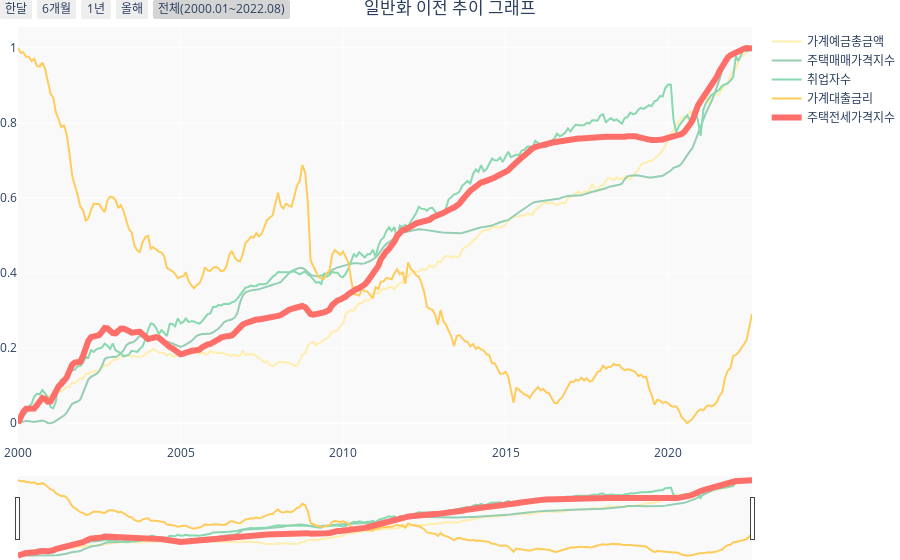

Here is the notebook cell this chart was saved with:
### Markdown cell above
## 시각화 with plotly

### Code cell
fig = go.Figure([
    go.Scatter(name="가계예금총금액",x=df.index,y=df['가계예금총금액'],mode='lines',line=dict(color='#ffeead',width=2)),
    go.Scatter(name="주택매매가격지수",x=df.index,y=df['주택매매가격지수'],mode='lines',line=dict(color='#96ceb4',width=2)),
    go.Scatter(name="취업자수",x=df.index,y=df['취업자수'],mode='lines',line=dict(color='#88d8b0',width=2)),
    go.Scatter(name="가계대출금리",x=df.index,y=df['가계대출금리'],mode='lines',line=dict(color='#ffcc5c',width=2)),
    go.Scatter(name="주택전세가격지수",x=df.index,y=df['주택전세가격지수'],mode='lines',line=dict(color='#ff6f69',width = 6))
    ])
fig.update_layout(plot_bgcolor='rgb(249,249,249)', margin=dict(l=0, r=0, t=0, b=0))

fig.update_layout(
    title_text='일반화 이전 추이 그래프',
    title_x=0.5,
        xaxis=dict(
            rangeselector=dict(
                buttons=list([
                    dict(count=1,
                         label="한달",
                         step="month",
                         stepmode="backward"),
                    dict(count=6,
                         label="6개월",
                         step="month",
                         stepmode="backward"),
                    dict(count=1,
                         label="1년",
                         step="year",
                         stepmode="backward"),
                    dict(count=1,
                         label="올해",
                         step="year",
                         stepmode="todate"),
                    dict(label="전체(2000.01~2022.08)",
                         step="all")
                ])
            ),
            rangeslider=dict(
                visible=True
            ),
            type="date"
        )
    )

fig.show()

### Figure 1 — Plotly figure (JSON) as saved in the notebook; plotly's stock layout.template omitted (floating-point values rounded to 4 significant figures; data arrays with more than 128 entries replaced by an {"elided": "..."} marker saying what was removed)
{"data": [{"line": {"color": "#ffeead", "width": 2}, "mode": "lines", "name": "가계예금총금액", "type": "scatter", "x": {"elided": "272 str values"}, "y": {"elided": "272 float values"}}, {"line": {"color": "#96ceb4", "width": 2}, "mode": "lines", "name": "주택매매가격지수", "type": "scatter", "x": {"elided": "272 str values"}, "y": {"elided": "272 float values"}}, {"line": {"color": "#88d8b0", "width": 2}, "mode": "lines", "name": "취업자수", "type": "scatter", "x": {"elided": "272 str values"}, "y": {"elided": "272 float values"}}, {"line": {"color": "#ffcc5c", "width": 2}, "mode": "lines", "name": "가계대출금리", "type": "scatter", "x": {"elided": "272 str values"}, "y": {"elided": "272 float values"}}, {"line": {"color": "#ff6f69", "width": 6}, "mode": "lines", "name": "주택전세가격지수", "type": "scatter", "x": {"elided": "272 str values"}, "y": {"elided": "272 float values"}}], "layout": {"margin": {"b": 0, "l": 0, "r": 0, "t": 0}, "plot_bgcolor": "rgb(249,249,249)", "title": {"text": "일반화 이전 추이 그래프", "x": 0.5}, "xaxis": {"rangeselector": {"buttons": [{"count": 1, "label": "한달", "step": "month", "stepmode": "backward"}, {"count": 6, "label": "6개월", "step": "month", "stepmode": "backward"}, {"count": 1, "label": "1년", "step": "year", "stepmode": "backward"}, {"count": 1, "label": "올해", "step": "year", "stepmode": "todate"}, {"label": "전체(2000.01~2022.08)", "step": "all"}]}, "rangeslider": {"visible": true}, "type": "date"}}}
